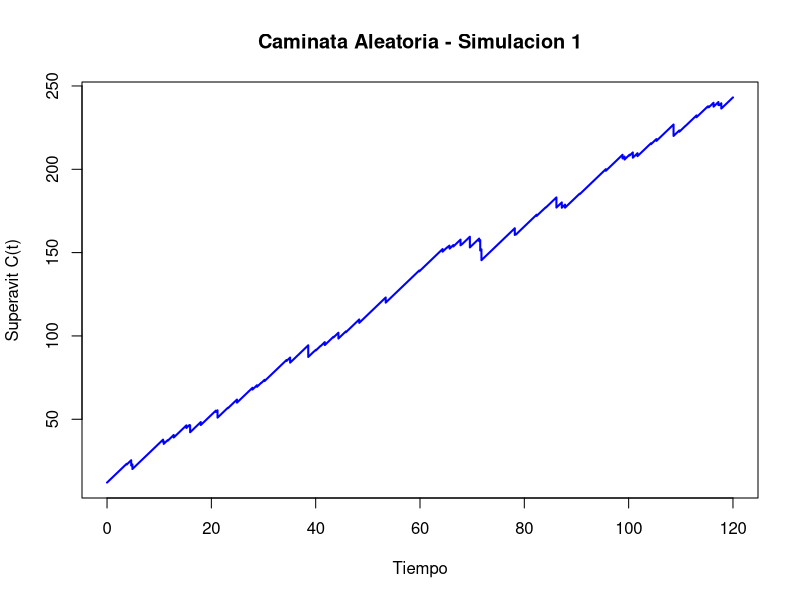

The R script that drew this image: (Note: a time limit stopped this script after it produced the figure.)
set.seed(89)  # para reproducibilidad

### MODELO ###

# PARTE III: Evaluar estrategias de inyeccion
# Sin inyecciones

## Parametros generales del modelo
u <- 12 # capital inicial
c <- 3 # tasa de ingreso de primas por unidad de tiempo
Tmax <- 120 # tiempo total a simular
nsim <- 10000 # Numero de simulaciones para Monte Carlo

## Parametros de frecuencia
# Parametros de la distribucion de arribos de siniestros (Exponencial)
lambda <- 0.6

## Parametros de tamano
# Parametros de la distribucion de tamanos de siniestros (Exponencial)
lambda_2 <- 0.5

### Monte Carlo ###

## Condiciones iniciales
contador_ruinas <- 0 # Contador de ruinas
contador_no_ruinas <- 0 # Contador de no-ruinas
tiempos_ruina <- numeric() # Tiempos de ruinas
utilidades <- numeric(nsim) # Utilidades
graficado_ruina <- FALSE
graficado_no_ruina <- FALSE

## Simulaciones
for (i in 1:nsim) {
  
  ## Tiempos de arribo de los siniestros
  arribos_brutos_sin <- cumsum(rexp(n = Tmax * lambda * 2, rate = lambda))
  if (tail(arribos_brutos_sin, 1) < Tmax) {
    warning("No se generaron suficientes eventos para cubrir hasta Tmax. Aumentar n.")
  }
  arribos_sin <- arribos_brutos_sin[arribos_brutos_sin <= Tmax]
  n_sin <- length(arribos_sin)
  
  ## Tamanos de los siniestros
  siniestros <- rexp(n_sin, rate = lambda_2)
  
  ### PROCESO DE SUPERAVIT ###
  
  ## Malla temporal
  malla_temp <- seq(0, Tmax, by = 0.001)
  Ct <- numeric(length(malla_temp))
  sin_index <- 1
  acumulados_sin <- 0
  ruina_ocurrida <- FALSE
  tiempo_ruina <- NA
  
  for (j in seq_along(malla_temp)) {
    t <- malla_temp[j]
    
    ## Suma siniestros que ya ocurrieron hasta t
    while (sin_index <= n_sin && arribos_sin[sin_index] <= t) {
      acumulados_sin <- acumulados_sin + siniestros[sin_index]
      sin_index <- sin_index + 1
    }
    
    ## Calculamos el superavit
    Ct[j] <- u + c * t - acumulados_sin
    
    ## Verificamos si hubo ruina
    if (!ruina_ocurrida && Ct[j] < 0) {
      ruina_ocurrida <- TRUE
      tiempo_ruina <- t
      break  # podemos salir del bucle si ya hay ruina
    }
  }
  
  ## Calculamos las utilidades (si hubo)
  t_final <- if (ruina_ocurrida) tiempo_ruina else Tmax # Tiempo final efectivo
  prima_total <- c * t_final # Prima acumulada hasta ese momento
  utilidades[i] <- prima_total - acumulados_sin # Utilidad (no incluye inyecciones, solo primas - siniestros)
  
  ## Almacenamos los datos de ruina (si hubo) o no-ruina
  if (ruina_ocurrida) {
    contador_ruinas <- contador_ruinas + 1
    tiempos_ruina <- c(tiempos_ruina, tiempo_ruina)
  }
  if (!ruina_ocurrida) {
    contador_no_ruinas <- contador_no_ruinas + 1
  }
  
  ## Graficamos la primera no-ruina
  if (!ruina_ocurrida && !graficado_no_ruina) {
    plot(malla_temp, Ct, type = "l", lwd = 2, col = "blue",
         xlab = "Tiempo", ylab = "Superavit C(t)",
         main = paste0("Caminata Aleatoria - Simulacion ", i))
    abline(h = 0, col = "red", lty = 2)
    graficado_no_ruina <- TRUE
  }
  
  ## Graficamos la primera ruina
  if (ruina_ocurrida && !graficado_ruina) {
    plot(malla_temp, Ct, type = "l", lwd = 2, col = "blue",
         xlab = "Tiempo", ylab = "Superavit C(t)",
         main = paste0("Caminata Aleatoria - Simulacion ", i))
    abline(h = 0, col = "red", lty = 2)
    graficado_ruina <- TRUE
  }
}

### Resultados ###

## Calculamos los resultados de las simulaciones Monte Carlo
prob_ruina <- contador_ruinas / nsim
tiempo_prom_ruina <- ifelse(length(tiempos_ruina) > 0, mean(tiempos_ruina), NA)

## Calculamos el Intervalo de confianza
z <- 1.96  # valor z para 95%
se <- sqrt(prob_ruina * (1 - prob_ruina) / nsim)  # error estandar
ic_inf <- prob_ruina - z * se
ic_sup <- prob_ruina + z * se
# Nota: 90% z = 1.645, 95% z = 1.96, 99% z = 2.576

### Resumen ###

## Cuadro Resumen
cat("Probabilidad estimada de ruina:", round(prob_ruina, 4), "\n")
cat("Intervalo de confianza al 95%: [", round(ic_inf, 4), ",", round(ic_sup, 4), "]\n")
cat("Tiempo promedio hasta la ruina (condicionado):", round(tiempo_prom_ruina, 4), "\n")
cat("Utilidad promedio:", round(mean(utilidades), 4), "\n")

## Graficas Resumen
if (length(tiempos_ruina) > 0) {
  hist(tiempos_ruina, breaks = 50, col = "lightblue",
       main = "Distribucion de los tiempos de ruina",
       xlab = "Tiempo de ruina", ylab = "Frecuencia")
}

hist(utilidades, breaks = 50, col = "lightgreen",
     main = "Distribucion de la utilidad (prima - siniestros)",
     xlab = "Utilidad", ylab = "Frecuencia")
